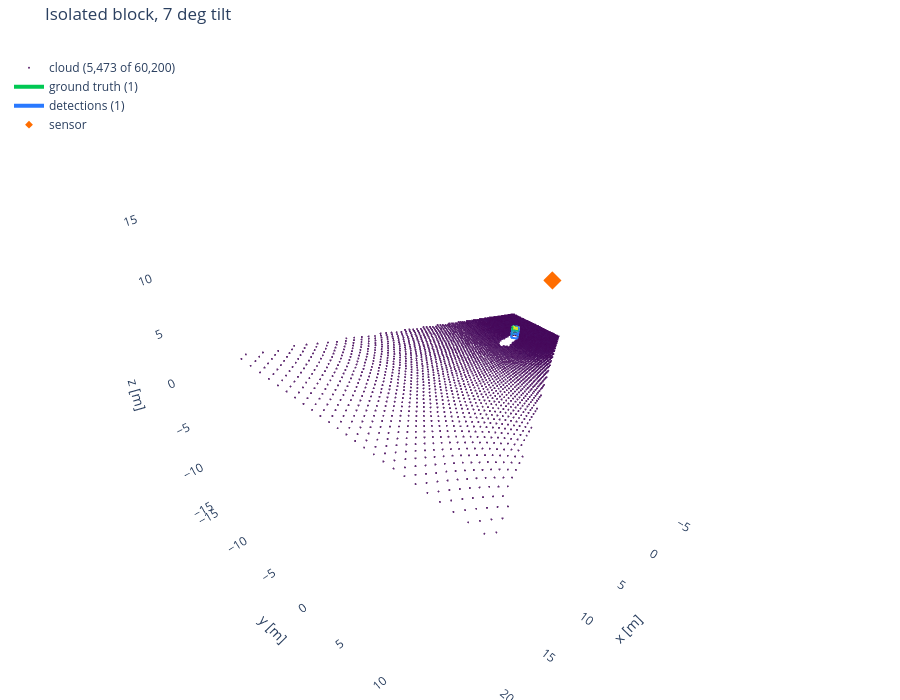

Notebook code cell kept with this figure:
### Markdown cell above
## 1. A well-observed block

The nominal operating regime: one isolated block, top plus two side faces visible. Rotate the
view to see how little of the block the sensor actually gets — the far and bottom faces are
never observed, and the pose is still recovered to sub-centimetre accuracy.

### Code cell
show("isolated_tilt_7deg", "Isolated block, 7 deg tilt")

### Figure 1 — Plotly figure (JSON) as saved in the notebook; plotly's stock layout.template omitted (floating-point values rounded to 4 significant figures; data arrays with more than 128 entries replaced by an {"elided": "..."} marker saying what was removed)
{"data": [{"hoverinfo": "skip", "marker": {"color": {"elided": "5473 float values"}, "colorscale": [[0.0, "#440154"], [0.1111, "#482878"], [0.2222, "#3e4989"], [0.3333, "#31688e"], [0.4444, "#26828e"], [0.5556, "#1f9e89"], [0.6667, "#35b779"], [0.7778, "#6ece58"], [0.8889, "#b5de2b"], [1.0, "#fde725"]], "opacity": 0.85, "showscale": false, "size": 1.2}, "mode": "markers", "name": "cloud (5,473 of 60,200)", "type": "scatter3d", "x": {"elided": "5473 float values"}, "y": {"elided": "5473 float values"}, "z": {"elided": "5473 float values"}}, {"hoverinfo": "name", "line": {"color": "#00c853", "width": 4}, "mode": "lines", "name": "ground truth (1)", "type": "scatter3d", "x": [-0.07543, -0.03537, null, -0.03537, -0.4002, null, -0.4002, -0.4402, null, -0.4402, -0.07543, null, 0.4002, 0.4402, null, 0.4402, 0.07543, null, 0.07543, 0.03537, null, 0.03537, 0.4002, null, -0.07543, 0.4002, null, -0.03537, 0.4402, null, -0.4402, 0.03537, null, -0.4002, 0.07543, null], "y": [-0.4802, -0.3518, null, -0.3518, 0.1218, null, 0.1218, -0.006639, null, -0.006639, -0.4802, null, -0.1218, 0.006639, null, 0.006639, 0.4802, null, 0.4802, 0.3518, null, 0.3518, -0.1218, null, -0.4802, -0.1218, null, -0.3518, 0.006639, null, -0.006639, 0.3518, null, 0.1218, 0.4802, null], "z": [0.125, 1.015, null, 1.015, 0.963, null, 0.963, 0.07312, null, 0.07312, 0.125, null, 0.0519, 0.9418, null, 0.9418, 0.8899, null, 0.8899, 0.0, null, 0.0, 0.0519, null, 0.125, 0.0519, null, 1.015, 0.9418, null, 0.07312, 0.0, null, 0.963, 0.8899, null]}, {"hoverinfo": "name", "line": {"color": "#2979ff", "width": 4}, "mode": "lines", "name": "detections (1)", "type": "scatter3d", "x": [-0.44, -0.4002, null, -0.4002, 0.07543, null, 0.07543, 0.03563, null, 0.03563, -0.44, null, -0.07523, -0.03543, null, -0.03543, 0.4402, null, 0.4402, 0.4004, null, 0.4004, -0.07523, null, -0.44, -0.07523, null, -0.4002, -0.03543, null, 0.03563, 0.4004, null, 0.07543, 0.4402, null], "y": [-0.006927, 0.1214, null, 0.1214, 0.4798, null, 0.4798, 0.3515, null, 0.3515, -0.006927, null, -0.4805, -0.3522, null, -0.3522, 0.006243, null, 0.006243, -0.1221, null, -0.1221, -0.4805, null, -0.006927, -0.4805, null, 0.1214, -0.3522, null, 0.3515, -0.1221, null, 0.4798, 0.006243, null], "z": [0.07309, 0.963, null, 0.963, 0.8901, null, 0.8901, 0.0001441, null, 0.0001441, 0.07309, null, 0.125, 1.015, null, 1.015, 0.942, null, 0.942, 0.05211, null, 0.05211, 0.125, null, 0.07309, 0.125, null, 0.963, 1.015, null, 0.0001441, 0.05211, null, 0.8901, 0.942, null]}, {"marker": {"color": "#ff6d00", "size": 6, "symbol": "diamond"}, "mode": "markers", "name": "sensor", "type": "scatter3d", "x": [-5.0], "y": [0.0], "z": [4.0]}], "layout": {"height": 700, "legend": {"x": 0.01, "xanchor": "left", "y": 0.98, "yanchor": "top"}, "margin": {"b": 0, "l": 0, "r": 0, "t": 40}, "scene": {"aspectmode": "cube", "xaxis": {"range": [-7.354, 24.3], "showbackground": false, "title": {"text": "x [m]"}}, "yaxis": {"range": [-15.83, 15.82], "showbackground": false, "title": {"text": "y [m]"}}, "zaxis": {"range": [-15.34, 16.32], "showbackground": false, "title": {"text": "z [m]"}}}, "showlegend": true, "title": {"text": "Isolated block, 7 deg tilt"}}}
